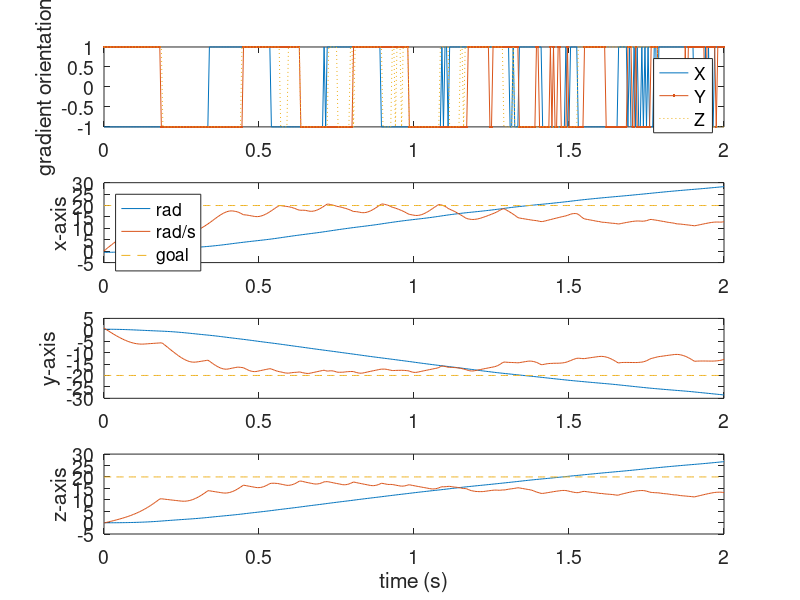
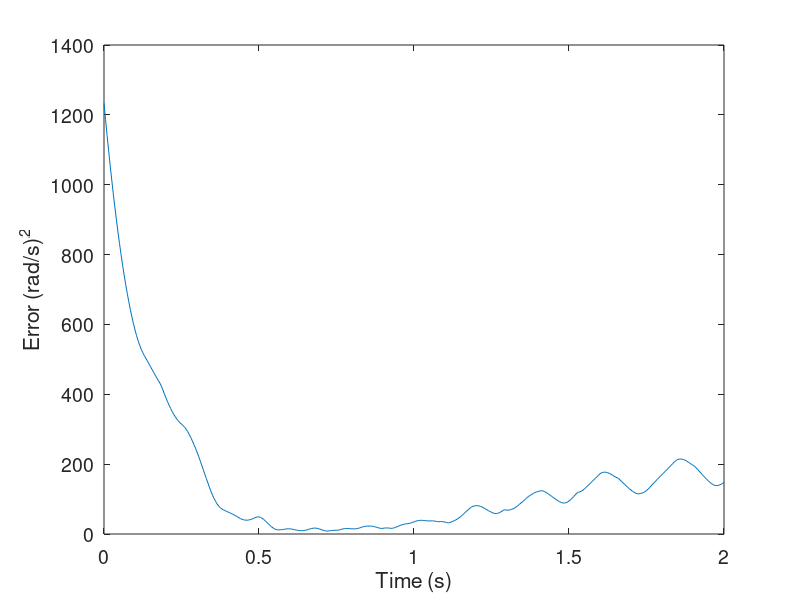

Source code (MATLAB) for these figures, in order:
function MRImotor3axisVelControl
% CLOSED-LOOP CONTROL:  controls the velocity of 3 orthogonal rotors
% simultaneously by using a control law constructed using a
% control-Lyapunov function.
%
%  three orthogonal motor drivers (with balanced rotors) are driven by the same
%  magnetic gradient.  We simulate the rotation speed and position of each rotor.
%  Author: Aaron Becker
%  Date: 10/18/2013

close all
format compact
clc
set(0,'DefaultAxesFontSize',14)

%  Seed the random number generator
rng(10);

% CONSTANTS, section IV, IJRR article
steelSaturatedMag = 1.36*10^6;      % A/m  http://hyperphysics.phy-astr.gsu.edu/hbase/tables/magprop.html
maxMRIgrad = 0.040;                 %T/m  (page 4, IJRR)
steelBearingDiamInmm = 6;           %= [1,1.5,2,2.5,3,3.5,4,4.5,6,6.5,7,8,9,10,12,13,14,15,16,18,24]; % mm, bearing sizes available from McMaster
r = steelBearingDiamInmm/2*0.001;   % radius in m
Tfr =  8.0*10^-5;                   % 7*10^-5N    =  kg*m/(s^2) (friction PAGE 8, IJRR)
Tl = 0;                              % load torque
m = sphereVol(r)*8530;              %m^3* kg / (m^3), mass of bearing
r1 = 0.018;                         %m, radius rotor arm  with steel bearing.
J = 2*m*r1^2;                       % total inertia
b = 10.0*10^-7;                     %1.0*10^-7 Nms/rad     (PAGE 8, IJRR)
bearingVolMag = sphereVol(r)*steelSaturatedMag; %bearing volume* magnetic susceptibility
velDes = 1*[20,-20,20]; %desired velocity  (can't go 40 rad/s

% SET INITIAL CONDITIONS
%Conventions: theta is angle of rotor
% phi is magnetic angle
% psi is slip angle
%[thx, vx, thy, vy, thz, vz]
%state0 = zeros(6,1);
state0 = randn(6,1);

%%%% Simulate applying a constantly rotating control law to 3 rotors:
options = odeset('RelTol',1e-4,'AbsTol',1e-4);
figure(1)
plot(1,1)

title('Rotate Orthogonal Rotors');
tic
[T,Y] = ode45(@MRI3orthonogalRotors,[0:0.005:2],state0,options); %#ok<NBRAK>

%lin prog, 0.01 s tictoc is: Elapsed time is 14.641404 seconds.
%sign(), 0.01 s tictoc is:   Elapsed time is 0.083913 seconds.
toc
%[T,Y] = ode45(@MRI3orthonogalRotors,[0:0.05:0.1],state0,options);
% t=2s needs 22.024832s

PHIs = zeros(numel(T),3);
for i = 1:length(T)
    PHIs(i,:) = calcControlLaw(T(i),Y(i,:)')';
end
subplot(4,1,1)
plot(T,PHIs(:,1),T,PHIs(:,2),'.-',T,PHIs(:,3),':');
legend('X','Y','Z')
ylabel('gradient orientation')
subplot(4,1,2)
plot(T,Y(:,1),'-',T,Y(:,2),'-',T,velDes(1)*ones(size(T)),'--')
legend('rad', 'rad/s','goal','Location','NorthWest')

ylabel('x-axis')
subplot(4,1,3)
plot(T,Y(:,3),'-',T,Y(:,4),'-',T,velDes(2)*ones(size(T)),'--')
ylabel('y-axis')
subplot(4,1,4)
plot(T,Y(:,5),'-',T,Y(:,6),'-',T,velDes(3)*ones(size(T)),'--')
ylabel('z-axis')
xlabel('time (s)')

set(gcf,'position',[195    49   560   948])
figure(5)
clf
n=3;
plot(T,sum((Y(:,2*(1:n))-repmat(velDes(1:n), size(T))).^2,2))
xlabel('Time (s)')
ylabel('Error (rad/s)^2')

    function v = sphereVol(r)
        v = 4/3*pi*r.^3;
    end

    function Phi = calcControlLaw(~,Y)
        % solves a linear program to minimize the candidate Lyapunov
        % function
        %input Y = [thx, vx, thy, vy, thz, vz]
        
        %Velocity errors for each rotor.  
        %If rotor does not exist, set error to 0
        ex = velDes(1)-Y(2);
        ey = velDes(2)-Y(4);
        ez = velDes(3)-Y(6);
        %Trig shorthand
        Phi = -sign(...
            [-ey*cos(Y(3)) + ez*sin(Y(5));
            -ez*cos(Y(5)) + ex*sin(Y(1));
            -ex*cos(Y(1)) + ey*sin(Y(3))]);
    end

    function Fout = staticFriction(Fapplied)
        % combines Static Friction and Applied Force
        if  Fapplied > Tfr
            Fout = Fapplied-Tfr;
        elseif Fapplied < -Tfr
            Fout = Fapplied+Tfr;
        else
            Fout = 0;
        end
    end

    function dy = MRI3orthonogalRotors(t,y)
        % ODE45 differential equations for 3 orthogonal rotors

        PHI = calcControlLaw(t,y);
        
        % magnetic gradients
        dBx = maxMRIgrad*PHI(1);
        dBy = maxMRIgrad*PHI(2);
        dBz = maxMRIgrad*PHI(3);
        
        %forces on balls
        Fx = bearingVolMag*dBx;
        Fy = bearingVolMag*dBy;
        Fz = bearingVolMag*dBz;
        
        dy = zeros(6,1);    % a column vector
        
        %project force onto perpendicular vector
        %[thx, vx, thy, vy, thz, vz]
        dy([1,3,5]) = y([2,4,6]);
        
        dy([2,4,6]) = 1/J*(  -b*y([2,4,6]) -Tl +[staticFriction(r1*(Fz*cos(y(1))-Fy*sin(y(1))))  ;
            staticFriction(r1*(Fx*cos(y(3))-Fz*sin(y(3))))  ;
            staticFriction(r1*(Fy*cos(y(5))-Fx*sin(y(5))))]  );
    end


end




